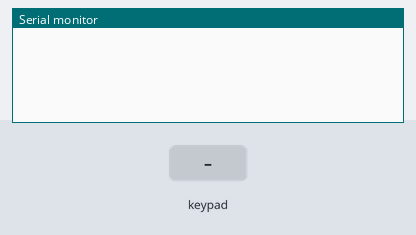
The sketch below on a simulated Arduino Uno, built with avr-gcc and run on an emulated ATmega328P. Parts: the last lines printed to the serial monitor. The inputs (shaded band) are chosen by the test bench.

Above: at 1.2 s.
1.3 s: key '1' pressed
At 2.3 s:
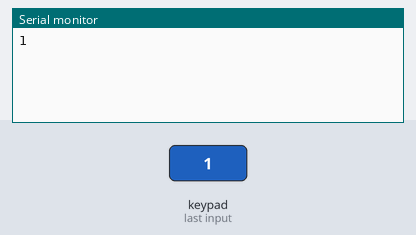
2.8 s: keypad keys 5 4 3 2 # pressed 0.4 s apart
At 4.8 s:
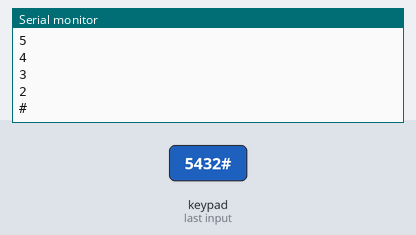
6.3 s: key '*' pressed
At 7.4 s:
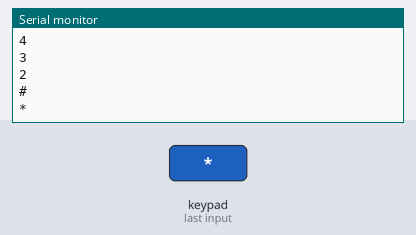
7.8 s: keypad keys 5 4 3 2 A pressed 0.4 s apart
At 10.8 s:
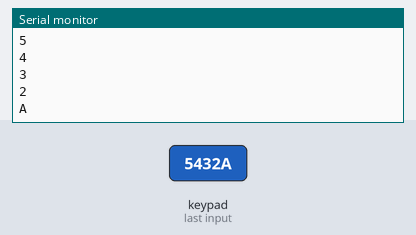
11.3 s: key 'B' pressed
At 12.2 s:
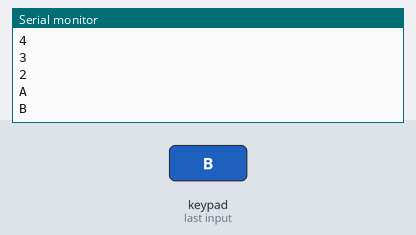
12.8 s: keypad keys 5 4 3 2 D pressed 0.4 s apart
At 14.8 s:
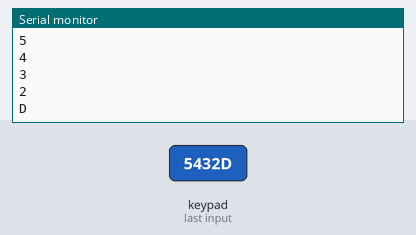
Timing chart, 0 to 16.3 s (numbered marks = the images above; inputs shaded):
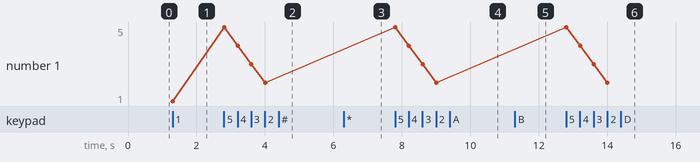

The sketch:

keypad.ino
```cpp
#include <Keypad.h>

const byte ROWS = 4; //four rows
const byte COLS = 4; //four columns
char keys[ROWS][COLS] = {
  {'1','4','7','*'},
  {'2','5','8','0'},
  {'3','6','9','#'},
  {'A','B','C','D'}
};

byte rowPins[ROWS] = {5, 4, 3, 2}; //connect to the row pinouts of the keypad
byte colPins[COLS] = {9, 8, 7, 6}; //connect to the column pinouts of the keypad

Keypad keypad = Keypad( makeKeymap(keys), rowPins, colPins, ROWS, COLS );

void setup(){
   Serial.begin(9600);
}

void loop(){
  char key = keypad.getKey();

  if (key){
    Serial.println(key);
  }
}
```

Measured:
- after the input at 1.3 s, the serial monitor: prints a new line at once (image 1)
- after the input at 2.8 s, the serial monitor: prints a new line at once (image 2)
- after the input at 6.3 s, the serial monitor: prints a new line at once (image 3)
- after the input at 7.8 s, the serial monitor: prints a new line at once (image 4)
- after the input at 11.3 s, the serial monitor: prints a new line at once (image 5)
- after the input at 12.8 s, the serial monitor: prints a new line at once (image 6)
- plotted number 1: 1 → 2 after the input at 2.8 s
